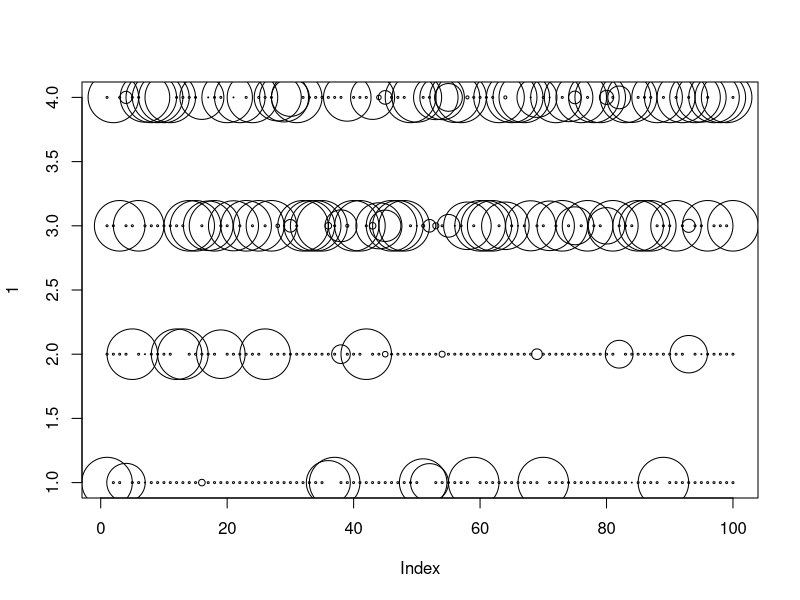
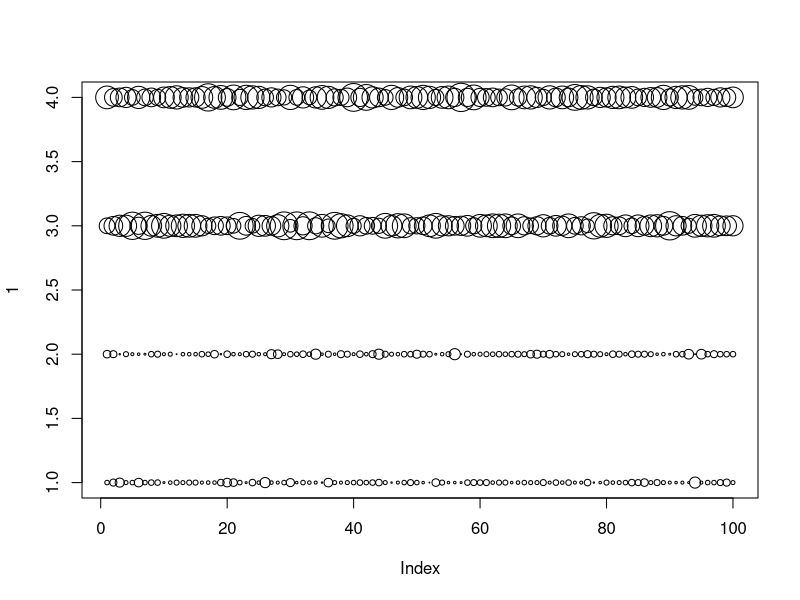
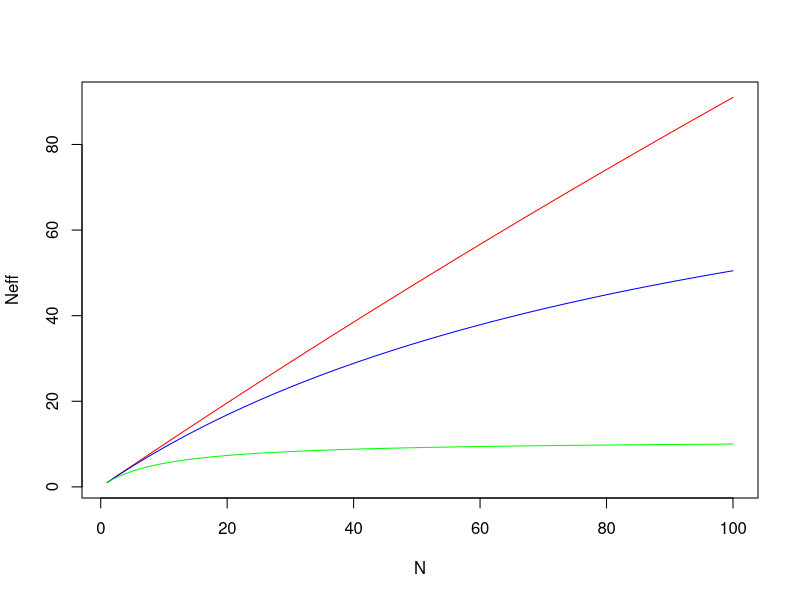
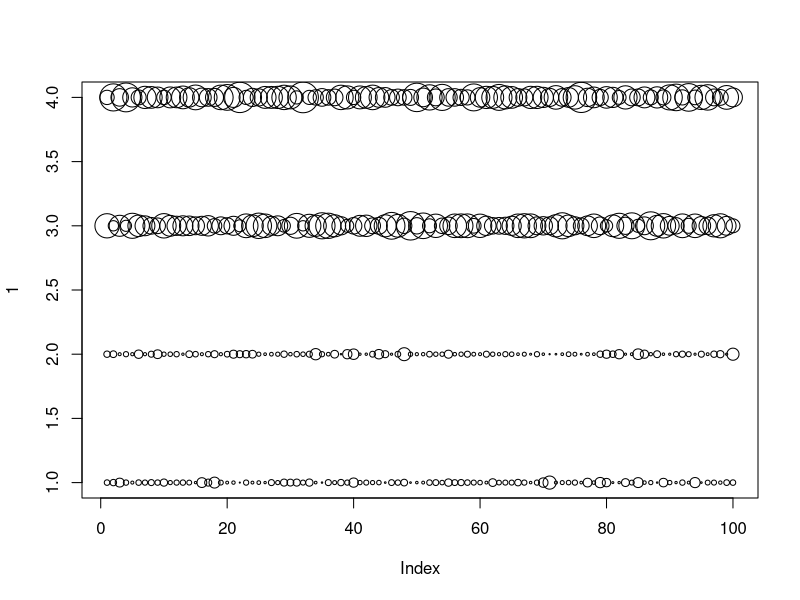
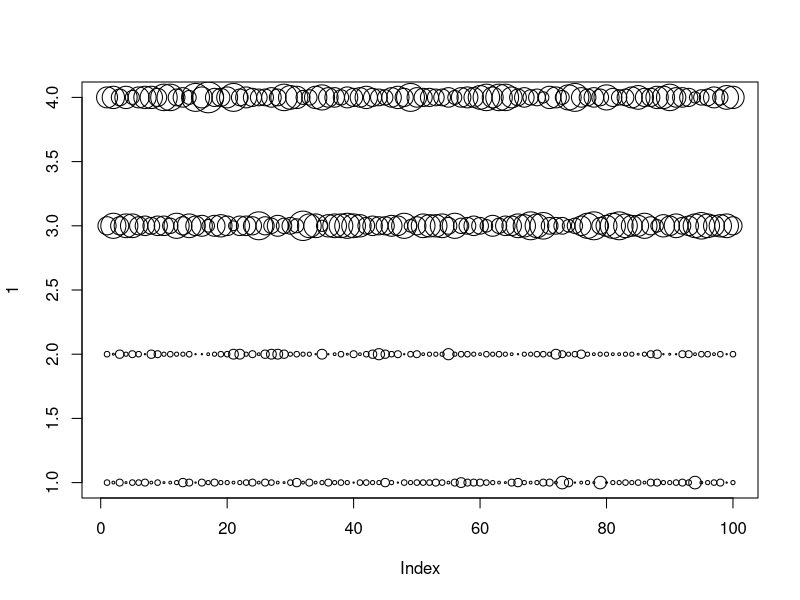
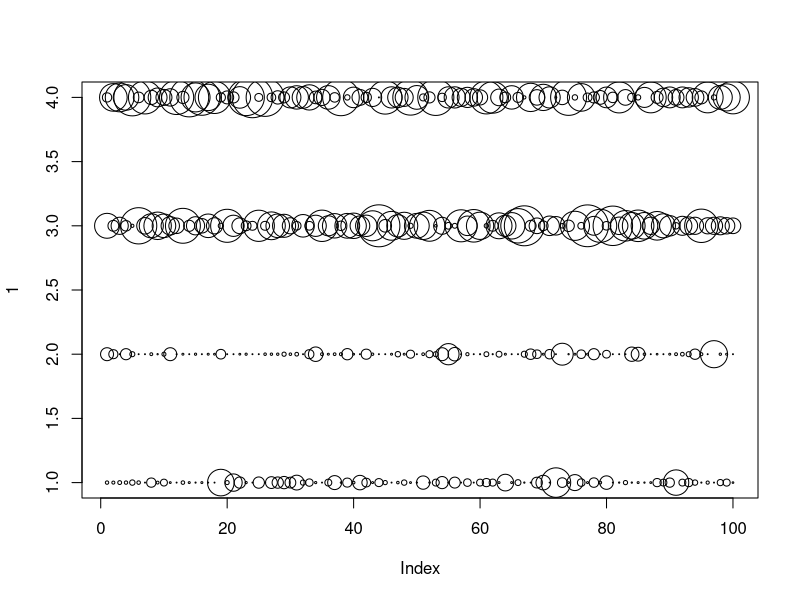
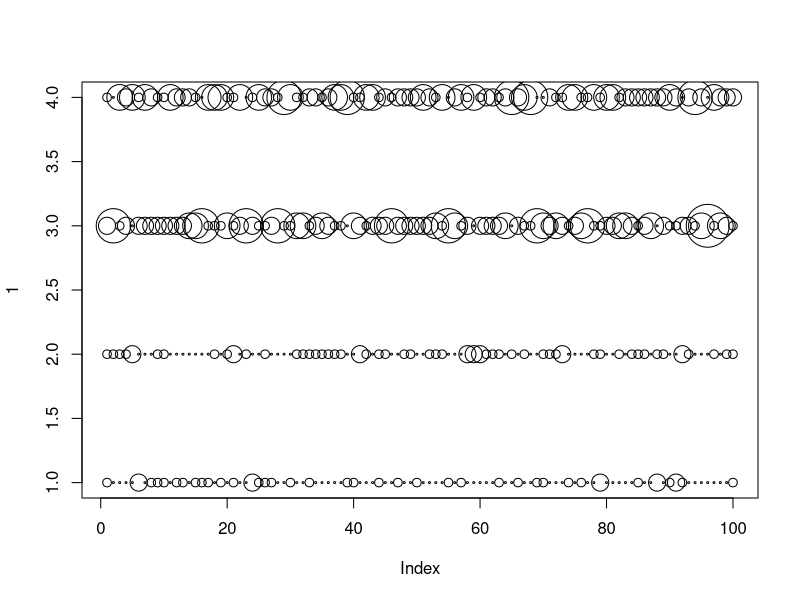
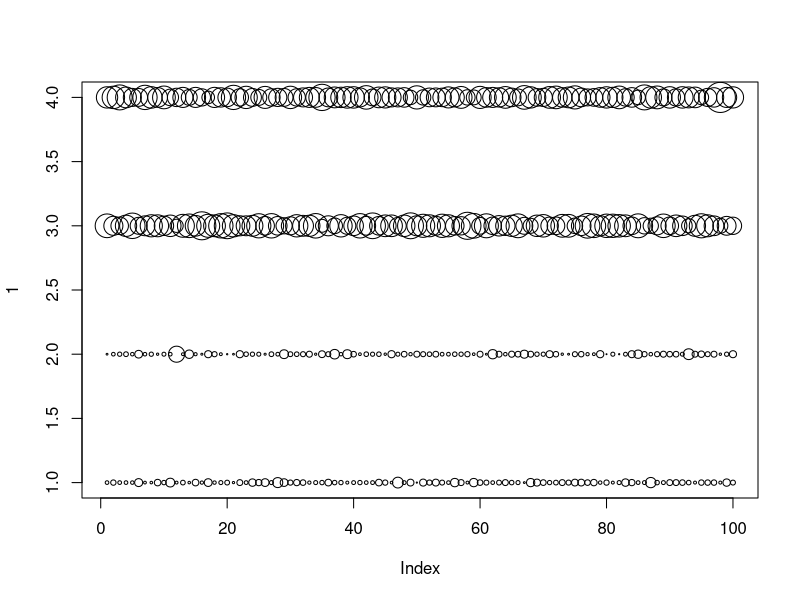

The R source for these figures, in order:
rdirichlet <- function(p, phi) {
  alpha <- p * phi + 1e-7
  obs <- rgamma(length(p), alpha, 1)
  obs <- obs / sum(obs)
  obs
}

rdirichlet_linear <- function(p, theta, N) {
  alpha <- p * theta * N + 1e-7
  obs <- rgamma(length(p), alpha, 1)
  obs <- obs / sum(obs)
  obs
}

out1 <- sapply(1:10, function(i) rdirichlet(c(0.1, 0.1, 0.4, 0.4), 1e6))
rowMeans(out1)

# more noise:
out2 <- sapply(1:10, function(i) rdirichlet(c(0.1, 0.1, 0.4, 0.4), 1))
rowMeans(out2)

rdirmultinom <- function(N, p, phi, type = "saturating") {
  if (type[[1]] != "saturating") {
    dp <- rdirichlet_linear(p, phi, N)
  } else {
    dp <- rdirichlet(p, phi) # note bug in WHAM simulate(); should be done once per multinomial
  }
  obs <- rmultinom(n = 1, prob = dp, size = N)
  obs
}

p <- c(0.1, 0.1, 0.4, 0.4)
p <- p / sum(p)

sim_rdirmult <- function(N, phi) {
  out <- matrix(ncol = length(p), nrow = 100, data = 0)
  for (i in 1:nrow(out)) out[i, ] <- rdirmultinom(N, p, phi)
  plot(1, ylim = c(1, ncol(out)), xlim = c(1, nrow(out)), type = "n")
  out <- out / N
  for (i in seq(1, nrow(out))) {
    symbols(rep(i, ncol(out)), seq_along(out[1, ]),
      circles = out[i, ] * 4, inches = FALSE, add = TRUE
    )
  }
}
sim_rdirmult(100, 0.1)
sim_rdirmult(100, 100)

get_neff <- function(N, phi) {
  (N + N * phi) / (N + phi)
}
ns <- seq(1, 100, length.out = 100)
plot(ns, get_neff(ns, 1000), type = "l", col = "red", ylab = "Neff", xlab = "N")
lines(ns, get_neff(ns, 100), type = "l", col = "blue")
lines(ns, get_neff(ns, 10), type = "l", col = "green")

# so these should be about the same:
sim_rdirmult(300, 40)
sim_rdirmult(get_neff(300, 40), 1e9)

sim_rdirmult(300, 5)
sim_rdirmult(get_neff(300, 5), 1e9)

sim_rdirmult(3000, 50)
get_neff(3000, 50)
sim_rdirmult(get_neff(3000, 50), 1e9)

get_neff_linear <- function(N, theta) {
  N * (theta / (1 + theta))
}
get_neff_linear(300, 1)

# linear
ns <- seq(1, 100, length.out = 100)
plot(ns, get_neff_linear(ns, 100), type = "l", col = "red", ylab = "Neff", xlab = "N")
lines(ns, get_neff_linear(ns, 1), type = "l", col = "blue")
lines(ns, get_neff_linear(ns, 0.1), type = "l", col = "green")
